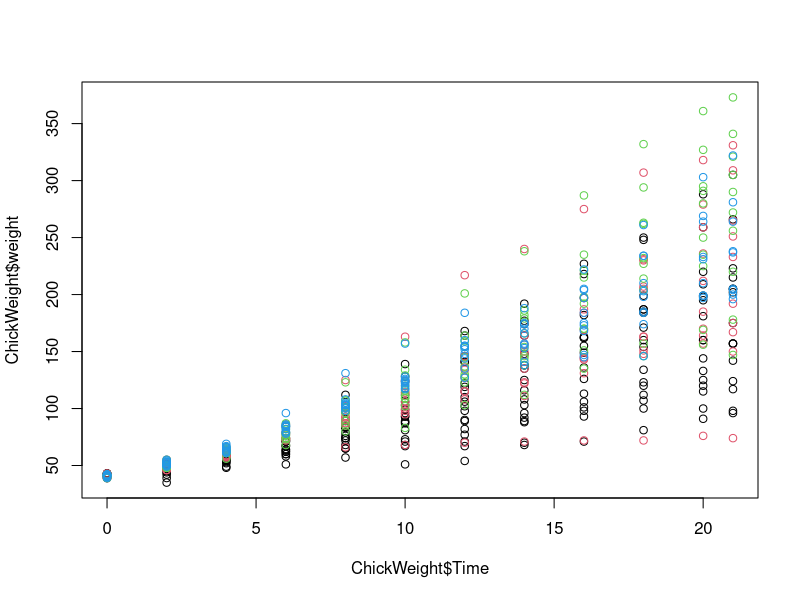
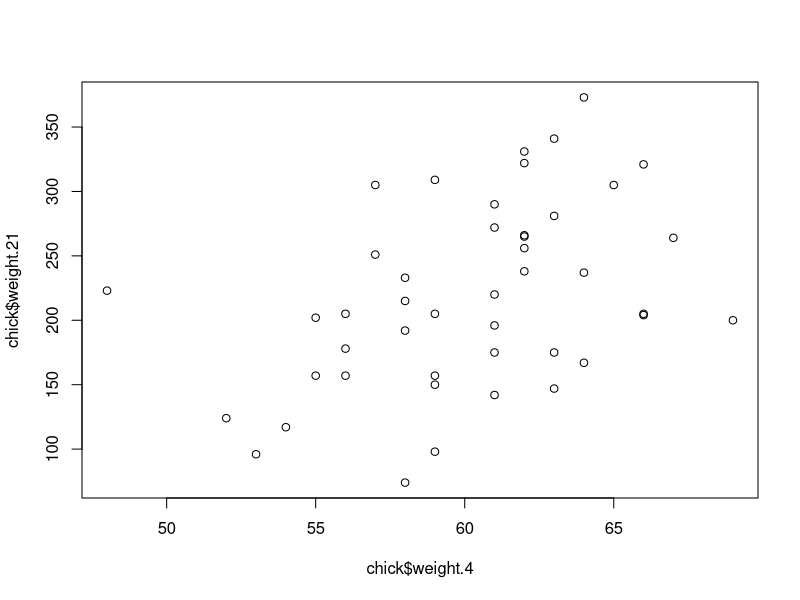
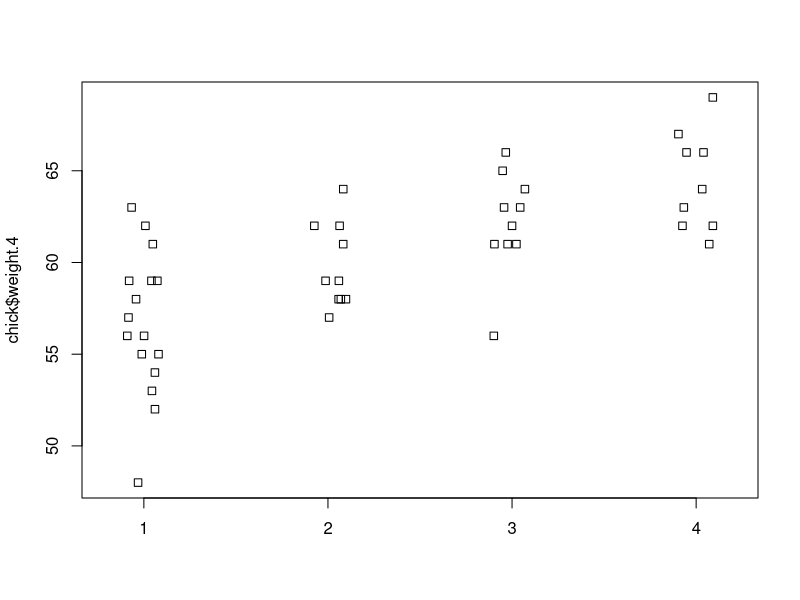
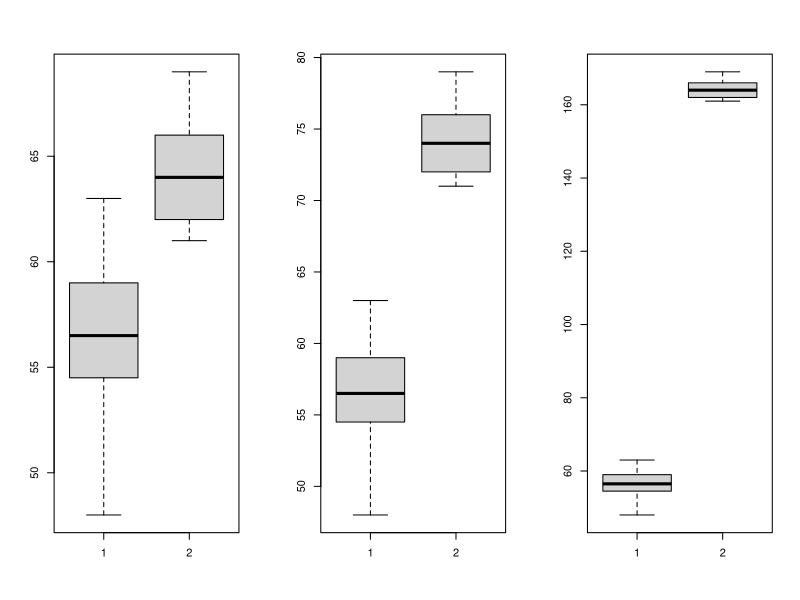

Generate these figures, in order, with R:
### Robust summeries in HarvardX Statistics and R for the life sciences
#
data(ChickWeight)
plot(ChickWeight$Time, ChickWeight$weight, col=ChickWeight$Diet)
head(ChickWeight)
#reshape the data from long to wide, where the columns Chick and Diet are the ID's
#and the column Time indicates different observations for each ID
?reshape
chick = reshape(ChickWeight,idvar=c("Chick","Diet"),timevar="Time",direction="wide")
head(chick)
chick = na.omit(chick)
mean(c(chick$weight.4, 3000))/mean(chick$weight.4)
median(c(chick$weight.4, 3000))/median(chick$weight.4)
sd(c(chick$weight.4, 3000))/sd(chick$weight.4)
mad(c(chick$weight.4, 3000))/mad(chick$weight.4)
?mad

plot(chick$weight.4, chick$weight.21)
y<-cor(chick$weight.4, chick$weight.21)
x<-cor(c(chick$weight.4,3000), c(chick$weight.21,3000))
x/y


y<-cor(chick$weight.4, chick$weight.21, method = "spearman")
x<-cor(c(chick$weight.4,3000), c(chick$weight.21,3000), method = "spearman")
x/y



####
stripchart(chick$weight.4 ~ chick$Diet, method="jitter", vertical=TRUE)
x <- chick$weight.4[chick$Diet == 1]
y <- chick$weight.4[chick$Diet == 4]
t.test(x,y)
wilcox.test(x,y)
x<-c(x,200)
t.test(x,y)
t.test(x,y)$p.value


x <- chick$weight.4[chick$Diet == 1]
y <- chick$weight.4[chick$Diet == 4]
par(mfrow=c(1,3))
boxplot(x,y)
boxplot(x,y+10)
boxplot(x,y+100)

t.test(x,y)$statistic
t.test(x,y+10)$statistic
t.test(x,y+100)$statistic

t.test(x,y+10)$statistic - t.test(x,y+100)$statistic

wilcox.test(c(1,2,3),c(4,5,6))
wilcox.test(c(1,2,3),c(400,500,600))
